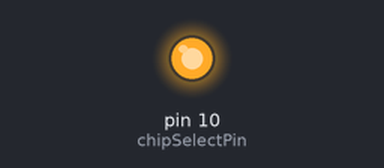
Simulated run of this sketch. Board: Arduino Uno, built with avr-gcc and run on an emulated ATmega328P. On the bench: output pins drawn as LEDs (lit = HIGH). What the sketch prints to the serial monitor is not drawn.

Above: at 0.1 s.
Timing chart, 0 to 1.6 s (numbered marks = the images above):
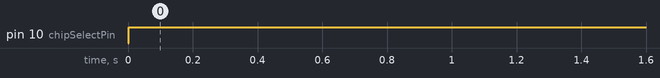

The sketch:

EEPROM_UTIL.ino
```cpp
#include <SPI.h>
const byte INSTREAD  = B0000011;
const byte INSTWRITE = B0000010;
const byte INSTWREN  = B0000110;
const byte INSTWRDI  = B0000100;
const byte READID = B10011111;
const byte READSTATREG = B00000101;
const byte SECTOR_ERASE = 0x20;
const int chipSelectPin = 10;

int DAT_LEN = 256;

//Can only write 256 bytes at a time!
byte page_data[256];

void setup()
{
  Serial.begin(115200);
  SPI.begin();
  SPI.setBitOrder( MSBFIRST );
  pinMode(chipSelectPin, OUTPUT);
  init_page();
}

void init_page()
{
  int x = 0;
  for(x=0;x<DAT_LEN;x++)
  {
       page_data[x] = x;
  }
}

void get_chip_id(byte* id)
{
  digitalWrite(chipSelectPin, LOW);
  delay(10);
  SPI.transfer(READID);
  id[0] = SPI.transfer(0);
  id[1] = SPI.transfer(0);
  id[2] = SPI.transfer(0);
  digitalWrite(chipSelectPin, HIGH);
}

void read_page(byte high_byte, unsigned int addr)
{
  int x = 0;
  byte read_data[DAT_LEN];
  digitalWrite(chipSelectPin, LOW);
  SPI.transfer(INSTREAD);
  SPI.transfer(high_byte);
  SPI.transfer((addr>>8) & 0xFF);
  SPI.transfer(addr & 0xFF);
    for(x=0;x<DAT_LEN;x++){
    read_data[x] = SPI.transfer(0); // <- clock SPI 8 bits
  }
  digitalWrite(chipSelectPin, HIGH);

  for(x=1;x<DAT_LEN+1;x++)
  {
    if(read_data[x-1] <= 0xF)
    {
        Serial.print(0);
    }
    Serial.print(read_data[x-1],HEX);
    /*
    Serial.print('-');
    if (x % 16 == 0 && x != 15)
    {
      Serial.println();
    }
    */
  }
  Serial.println();
}

void erase_sector(byte high_byte, unsigned int addr)
{
  digitalWrite(chipSelectPin, LOW);
  SPI.transfer(INSTWREN);
  digitalWrite(chipSelectPin, HIGH);

  digitalWrite(chipSelectPin, LOW);
  SPI.transfer(SECTOR_ERASE);
  SPI.transfer(high_byte);
  SPI.transfer((addr>>8) && 0xFF);
  SPI.transfer(addr && 0xFF);
  digitalWrite(chipSelectPin,HIGH);
  //Give the erase enough time to finish (should be checking status register until it says it's done though :/ (TODO)
  delay(100);

  digitalWrite(chipSelectPin, LOW);
  SPI.transfer(INSTWRDI);
  digitalWrite(chipSelectPin, HIGH);

}
/*
 * write_page
 * We can only write 256 bytes at a time, must write over previously erased bytes
 *
 *
*/
void write_page(byte high_byte,unsigned int addr)
{
  int x = 0;
  digitalWrite(chipSelectPin, LOW);
  SPI.transfer(INSTWREN);
  digitalWrite(chipSelectPin, HIGH);

  digitalWrite(chipSelectPin, LOW);
  SPI.transfer(INSTWRITE);
  SPI.transfer(high_byte);
  SPI.transfer((addr>>8) && 0xFF);
  SPI.transfer(addr && 0xFF);
  for(x=0;x<DAT_LEN;x++){
    SPI.transfer(page_data[x]);
    delay(1);
  }
  digitalWrite(chipSelectPin, HIGH);
  delay(100);

  digitalWrite(chipSelectPin, LOW);
  SPI.transfer(INSTWRDI);
  digitalWrite(chipSelectPin, HIGH);
}

void chip_erase()
{
  //Enable writes
  digitalWrite(chipSelectPin, LOW);
  SPI.transfer(INSTWREN);
  digitalWrite(chipSelectPin, HIGH);

  //Erase Chip
  digitalWrite(chipSelectPin,LOW);
  SPI.transfer(0x60);
  digitalWrite(chipSelectPin,HIGH);
  //Wait for chip to finish
  delay(2000);

  //Disable writes
  digitalWrite(chipSelectPin, LOW);
  SPI.transfer(INSTWRDI);
  digitalWrite(chipSelectPin, HIGH);
}

void loop()
{
  byte cmd;
  byte id[3];
  unsigned int x;
  byte test = 0;
  int start_addr_low = 0;
  byte start_addr_high = 0;
  Serial.println("READY");
  while(1){
    read_page(0,0);
    delay(10000);
    /*
    cmd = Serial.read();
    switch(cmd){
      case 'r':
          for(test=0;test<0xFF;test++)
          {
              for(x=0;x<0xFFFF;x+=256)
              {
                read_page(test,x);
                if(x == 0xFFFF-256){
                    break;
                }

              }
          }
        break;
      case 'w':
            for(x=0;x<256;x++)
            {
                while(Serial.available() <= 0){}
                page_data[x] = Serial.read();
            }
            write_page(start_addr_high,start_addr_low);
            start_addr_low += 256;
            if(start_addr_low >= 0xFFFF)
            {
              start_addr_low = 0;
              start_addr_high +=1;
            }
            Serial.println("DONE");
            break;
    }
        */
  }
}
```

Measured:
- by itself, pin 10 (chipSelectPin): LOW → HIGH at 0.00 s
